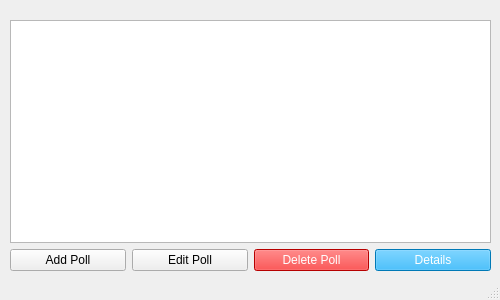
<?xml version="1.0" encoding="UTF-8"?>
<ui version="4.0">
 <class>MainWindow</class>
 <widget class="QMainWindow" name="MainWindow">
  <property name="geometry">
   <rect>
    <x>0</x>
    <y>0</y>
    <width>500</width>
    <height>300</height>
   </rect>
  </property>
  <property name="windowTitle">
   <string>MainWindow</string>
  </property>
  <widget class="QWidget" name="centralwidget">
   <widget class="QWidget" name="verticalLayoutWidget">
    <property name="geometry">
     <rect>
      <x>10</x>
      <y>20</y>
      <width>481</width>
      <height>251</height>
     </rect>
    </property>
    <layout class="QVBoxLayout" name="verticalLayout">
     <item>
      <widget class="QListWidget" name="pollListWidget"/>
     </item>
     <item>
      <layout class="QHBoxLayout" name="horizontalLayout">
       <item>
        <widget class="QPushButton" name="addButton">
         <property name="text">
          <string>Add Poll</string>
         </property>
        </widget>
       </item>
       <item>
        <widget class="QPushButton" name="editButton">
         <property name="text">
          <string>Edit Poll</string>
         </property>
        </widget>
       </item>
       <item>
        <widget class="QPushButton" name="deleteButton">
         <property name="styleSheet">
          <string notr="true">background-color: rgb(255, 0, 0);
color: rgb(255, 255, 255);</string>
         </property>
         <property name="text">
          <string>Delete Poll</string>
         </property>
        </widget>
       </item>
       <item>
        <widget class="QPushButton" name="detailButton">
         <property name="styleSheet">
          <string notr="true">background-color: rgb(0, 170, 255);
color: rgb(255, 255, 255);</string>
         </property>
         <property name="text">
          <string>Details</string>
         </property>
        </widget>
       </item>
      </layout>
     </item>
    </layout>
   </widget>
  </widget>
  <widget class="QStatusBar" name="statusbar"/>
 </widget>
 <resources/>
 <connections/>
</ui>
